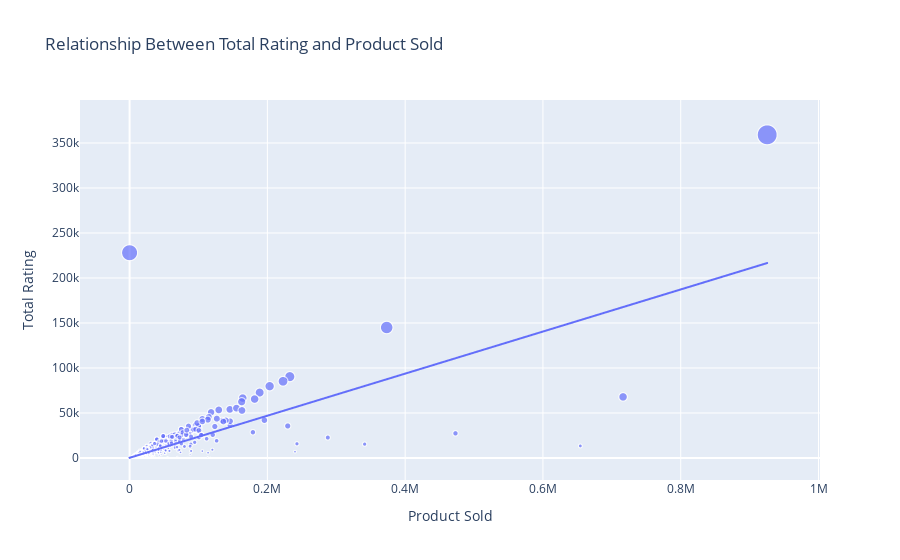

Write notebook code for a chart like this one.
### Code cell
figure = px.scatter(data_frame = df, x="Product Sold",
                    y="Total Rating", size="Total Rating", trendline="ols", 
                    title = "Relationship Between Total Rating and Product Sold")
figure.show()

### Figure 1 — Plotly figure (JSON) as saved in the notebook; plotly's stock layout.template omitted (floating-point values rounded to 4 significant figures; data arrays with more than 128 entries replaced by an {"elided": "..."} marker saying what was removed)
{"data": [{"hovertemplate": "Product Sold=%{x}<br>Total Rating=%{marker.size}<extra></extra>", "legendgroup": "", "marker": {"color": "#636efa", "size": {"elided": "9764 int values"}, "sizemode": "area", "sizeref": 897.8, "symbol": "circle"}, "mode": "markers", "name": "", "showlegend": false, "type": "scattergl", "x": {"elided": "9764 int values"}, "xaxis": "x", "y": {"elided": "9764 int values"}, "yaxis": "y"}, {"hovertemplate": "<b>OLS trendline</b><br>Total Rating = 0.233798 * Product Sold + 242.237<br>R<sup>2</sup>=0.602454<br><br>Product Sold=%{x}<br>Total Rating=%{y} <b>(trend)</b><extra></extra>", "legendgroup": "", "marker": {"color": "#636efa", "symbol": "circle"}, "mode": "lines", "name": "", "showlegend": false, "type": "scattergl", "x": {"elided": "9764 int values"}, "xaxis": "x", "y": {"elided": "9764 float values"}, "yaxis": "y"}], "layout": {"legend": {"itemsizing": "constant", "tracegroupgap": 0}, "title": {"text": "Relationship Between Total Rating and Product Sold"}, "xaxis": {"anchor": "y", "domain": [0, 1], "title": {"text": "Product Sold"}}, "yaxis": {"anchor": "x", "domain": [0, 1], "title": {"text": "Total Rating"}}}}
